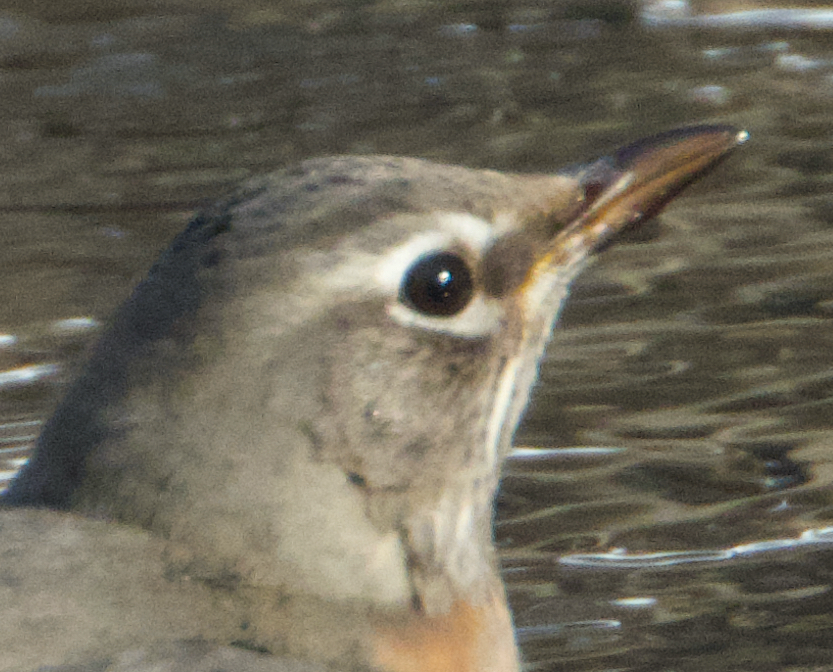
%> input picture Spring2023/MSSC5650Optmization/hw/hw7/hw7/robin.png, 833 x 672 px
$ octave deblur_irls.m   (GNU Octave 9; MATLAB toolbox functions it lacks are replaced by stand-ins)
%> lines starting %> are read from the running program, lines starting %| are printed output that depends on the picture
% Deblurring using a non-quadratic regularizer
% min_x ||Ax-b||^2 + lambda*R(Lx)
% where R(y) = \sum_{i=1}^n phi(y_i)
% for some scalar "potential function" phi(t)
%% load and view blurry image
I = imread('robin.png');
%> I is the input picture: size 672x833x3 uint8; mean R, G, B 108.5, 103.2, 88.9
I = rgb2gray(I);
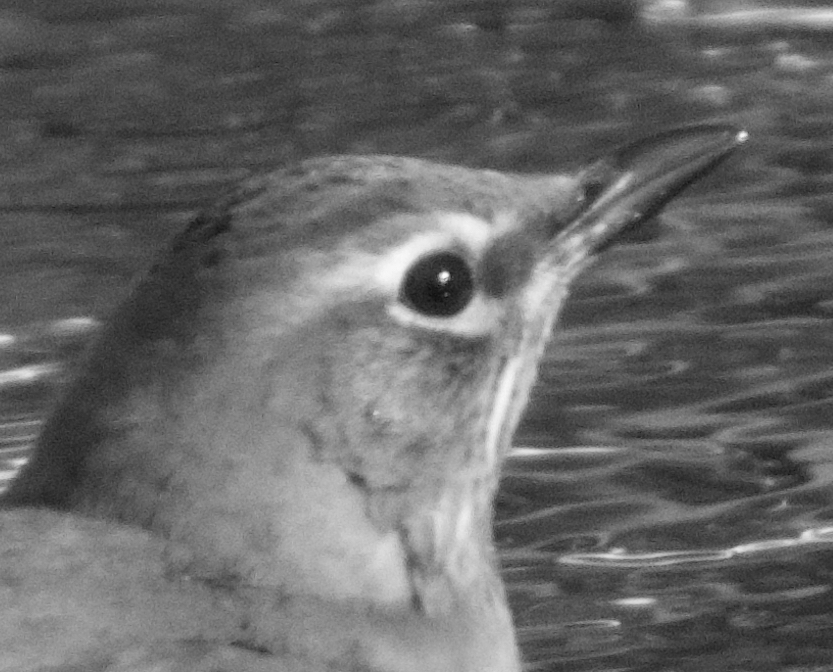
%> I: size 672x833 uint8; min 14, max 252, mean 103.3
I = im2double(I);
%> I: size 672x833 double
I = imresize(I,0.5);
%> I: size 336x417 double
I = padarray(I,[2,2]);
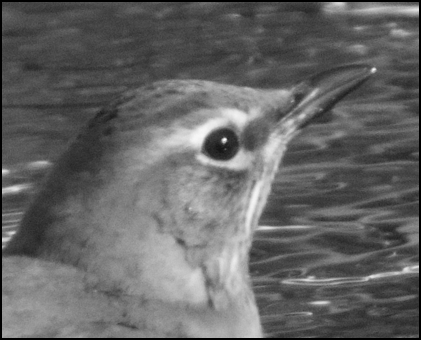
%> I: size 340x421 double; min 0, max 0.999, mean 0.397
dim = size(I);
%> dim = [340 421]
b = I(:);

%visualize blurry image
fig = figure(1);
imshow(reshape(b,dim),[0,1]);
title('blurry image');
set(gca,'fontsize',16);
set(fig,'position',[10 100 500 400]);
%% definitions
h = fspecial('gaussian',5,1);
%> (the run ends here)
